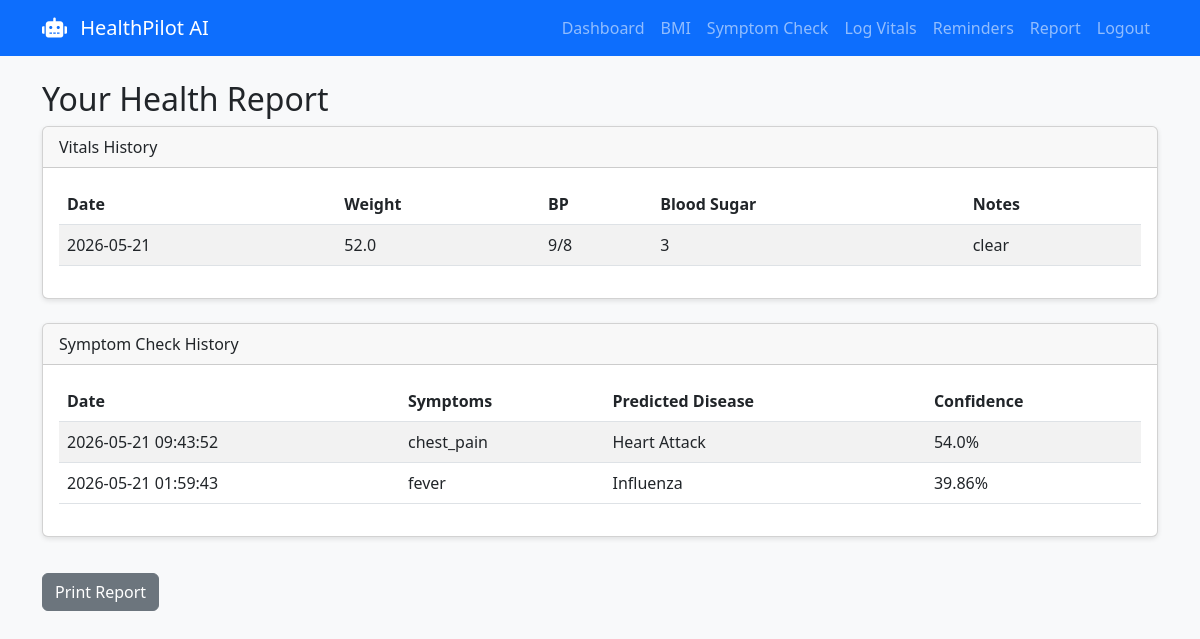
Page /report (signed in) on the committed database.
### tables this page shows
CREATE TABLE health_records (
    id INTEGER PRIMARY KEY AUTOINCREMENT,
    user_id INTEGER,
    date TEXT,
    weight REAL,
    blood_pressure_systolic INTEGER,
    blood_pressure_diastolic INTEGER,
    blood_sugar INTEGER,
    notes TEXT,
    FOREIGN KEY(user_id) REFERENCES users(id)
);

CREATE TABLE symptom_checks (
    id INTEGER PRIMARY KEY AUTOINCREMENT,
    user_id INTEGER,
    symptoms TEXT,
    predicted_disease TEXT,
    confidence REAL,
    date TEXT,
    FOREIGN KEY(user_id) REFERENCES users(id)
);

### app.py (the view)
@app.route('/report')
def report():
    if 'user_id' not in session:
        return redirect(url_for('login'))
    user_id = session['user_id']
    conn = get_db()
    health_records = conn.execute("SELECT * FROM health_records WHERE user_id=? ORDER BY date DESC", (user_id,)).fetchall()
    symptom_history = conn.execute("SELECT * FROM symptom_checks WHERE user_id=? ORDER BY date DESC", (user_id,)).fetchall()
    conn.close()
    return render_template('report.html', health_records=health_records, symptom_history=symptom_history)

### app.py (called while the page is built)
def get_db():
    conn = sqlite3.connect('healthpilot.db')
    conn.row_factory = sqlite3.Row
    return conn

### templates/report.html
{% extends "base.html" %}
{% block content %}
<h2>Your Health Report</h2>
<div class="row">
    <div class="col-md-12">
        <div class="card mb-4">
            <div class="card-header">Vitals History</div>
            <div class="card-body">
                <table class="table table-striped">
                    <thead><tr><th>Date</th><th>Weight</th><th>BP</th><th>Blood Sugar</th><th>Notes</th></tr></thead>
                    <tbody>
                    {% for record in health_records %}
                    <tr>
                        <td>{{ record.date }}</td><td>{{ record.weight }}</td>
                        <td>{{ record.blood_pressure_systolic }}/{{ record.blood_pressure_diastolic }}</td>
                        <td>{{ record.blood_sugar }}</td><td>{{ record.notes }}</td>
                    </tr>
                    {% endfor %}
                    </tbody>
                </table>
            </div>
        </div>
        <div class="card">
            <div class="card-header">Symptom Check History</div>
            <div class="card-body">
                <table class="table table-striped">
                    <thead><tr><th>Date</th><th>Symptoms</th><th>Predicted Disease</th><th>Confidence</th></tr></thead>
                    <tbody>
                    {% for sym in symptom_history %}
                    <tr><td>{{ sym.date }}</td><td>{{ sym.symptoms }}</td><td>{{ sym.predicted_disease }}</td><td>{{ sym.confidence }}%</td></tr>
                    {% endfor %}
                    </tbody>
                </table>
            </div>
        </div>
    </div>
</div>
<button onclick="window.print()" class="btn btn-secondary mt-3">Print Report</button>
{% endblock %}

### templates/base.html (shortened to what this page needs)
<!DOCTYPE html>
<html lang="en">
<head>
    <link href="https://cdn.jsdelivr.net/npm/bootstrap@5.3.0/dist/css/bootstrap.min.css" rel="stylesheet">
    <link rel="stylesheet" href="https://cdnjs.cloudflare.com/ajax/libs/font-awesome/6.0.0/css/all.min.css">
    <link rel="stylesheet" href="{{ url_for('static', filename='style.css') }}">
</head>
<body>
    <nav class="navbar navbar-expand-lg navbar-dark bg-primary">
        <div class="container">
            <a class="navbar-brand" href="{{ url_for('index') }}">
                <i class="fas fa-robot"></i> HealthPilot AI
            </a>
            <div class="collapse navbar-collapse" id="navbarNav">
                <ul class="navbar-nav ms-auto">
                    {% if session.user_id %}
                        <li class="nav-item"><a class="nav-link" href="{{ url_for('dashboard') }}">Dashboard</a></li>
                        <li class="nav-item"><a class="nav-link" href="{{ url_for('bmi') }}">BMI</a></li>
                        <li class="nav-item"><a class="nav-link" href="{{ url_for('symptom_check') }}">Symptom Check</a></li>
                        <li class="nav-item"><a class="nav-link" href="{{ url_for('health_log') }}">Log Vitals</a></li>
                        <li class="nav-item"><a class="nav-link" href="{{ url_for('reminders') }}">Reminders</a></li>
                        <li class="nav-item"><a class="nav-link" href="{{ url_for('report') }}">Report</a></li>
                        <li class="nav-item"><a class="nav-link" href="{{ url_for('logout') }}">Logout</a></li>
                    {% else %}
                        <li class="nav-item"><a class="nav-link" href="{{ url_for('login') }}">Login</a></li>
                        <li class="nav-item"><a class="nav-link" href="{{ url_for('register') }}">Register</a></li>
                    {% endif %}
                </ul>
            </div>
        </div>
    </nav>
    <div class="container mt-4">
        {% block content %}{% endblock %}
    </div>
</body>
</html>

### static/style.css (style rules this page uses)
body { background-color: #f8f9fa; }
.card { margin-bottom: 20px; box-shadow: 0 2px 5px rgba(0,0,0,0.1); }
.navbar-brand i { margin-right: 8px; }

### rows in the picture
health_records: date "2026-05-21", weight "52.0", blood_pressure_systolic "9", blood_pressure_diastolic "8", blood_sugar "3", notes "clear"
symptom_checks: date "2026-05-21 09:43:52", symptoms "chest_pain", predicted_disease "Heart Attack", confidence "54.0"
symptom_checks: date "2026-05-21 01:59:43", symptoms "fever", predicted_disease "Influenza", confidence "39.86"
